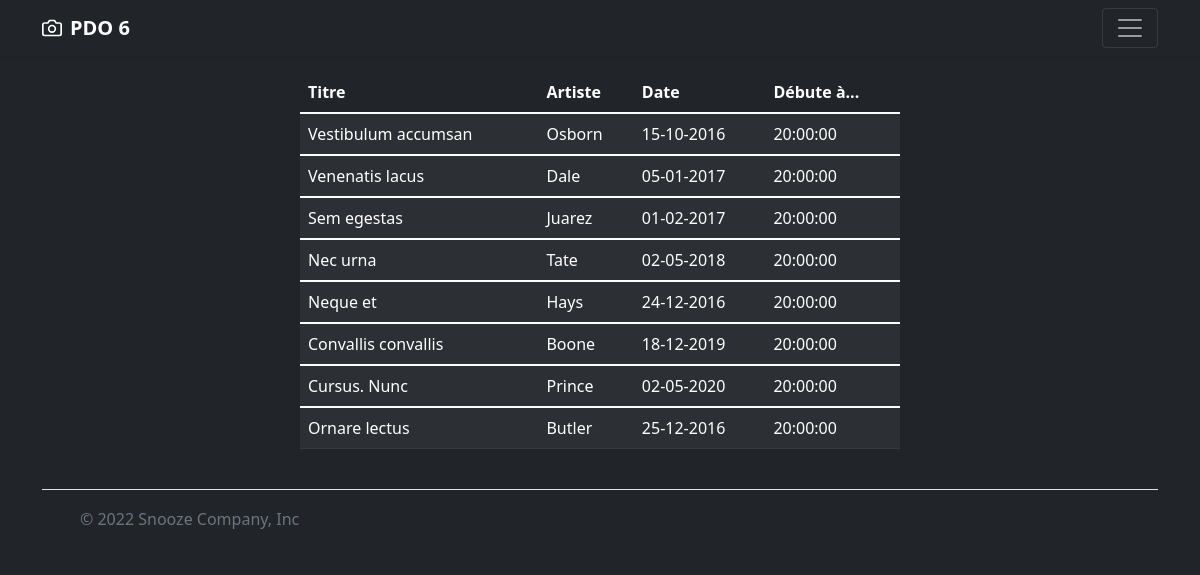
Page /Partie3/pdo6/pdo6.php on the committed database.
### tables this page shows
CREATE TABLE `shows` (
  `id` smallint(5) UNSIGNED NOT NULL,
  `title` varchar(45) NOT NULL,
  `performer` varchar(45) NOT NULL,
  `date` date NOT NULL,
  `showTypesId` smallint(5) UNSIGNED NOT NULL,
  `firstGenresId` smallint(5) UNSIGNED NOT NULL,
  `secondGenreId` smallint(5) UNSIGNED NOT NULL,
  `duration` time NOT NULL,
  `startTime` time NOT NULL
);

### Partie3/pdo6/pdo6.php (the view, shortened to what this page needs)
<?php
$mysqlConnection = new PDO(
    'mysql:host=localhost;dbname=exoPDO;charset=utf8',
    'root',
    ''
);
$mysqlConnection->setAttribute(PDO::ATTR_ERRMODE, PDO::ERRMODE_EXCEPTION);
$pdoStmnt = $mysqlConnection->prepare("SELECT title, performer, date, startTime  FROM shows");
$pdoStmnt->execute();
$clients = $pdoStmnt->fetchAll();
?>
<!DOCTYPE html>
<html lang="en">
<head>
    <link href="https://cdn.jsdelivr.net/npm/bootstrap@5.1.3/dist/css/bootstrap.min.css" rel="stylesheet">
</head>
<body class="bg-dark">
<div class="bd-example d-flex justify-content-center">
    <table class="table table-dark table-striped w-50 m-3">
        <thead>
            <tr>
                <th scope="col">Titre</th>
                <th scope="col">Artiste</th>
                <th scope="col">Date</th>
                <th scope="col">Débute à...</th>
            </tr>
        </thead>
            <?php
            foreach ($clients as $client) {
                ?>
                    <tbody>
                        <tr>
                            <td><?php echo $client["title"] ?></td>
                            <td><?php echo $client["performer"] ?></td>
                            <td><?php $date = new DateTime($client["date"]);
                                    $frDate = $date->format("d-m-Y");
                                    echo $frDate; ?></td>
                            <td><?php echo $client["startTime"] ?></td>
                        </tr>
                    </tbody>
                <?php
            }
            ?>
    </table>
</div>
</body>
</html>

### rows in the picture
shows: title "Vestibulum accumsan", performer "Osborn", date "15-10-2016", startTime "20:00:00"
shows: title "Venenatis lacus", performer "Dale", date "05-01-2017", startTime "20:00:00"
shows: title "Sem egestas", performer "Juarez", date "01-02-2017", startTime "20:00:00"
shows: title "Nec urna", performer "Tate", date "02-05-2018", startTime "20:00:00"
shows: title "Neque et", performer "Hays", date "24-12-2016", startTime "20:00:00"
shows: title "Convallis convallis", performer "Boone", date "18-12-2019", startTime "20:00:00"
shows: title "Cursus. Nunc", performer "Prince", date "02-05-2020", startTime "20:00:00"
shows: title "Ornare lectus", performer "Butler", date "25-12-2016", startTime "20:00:00"
